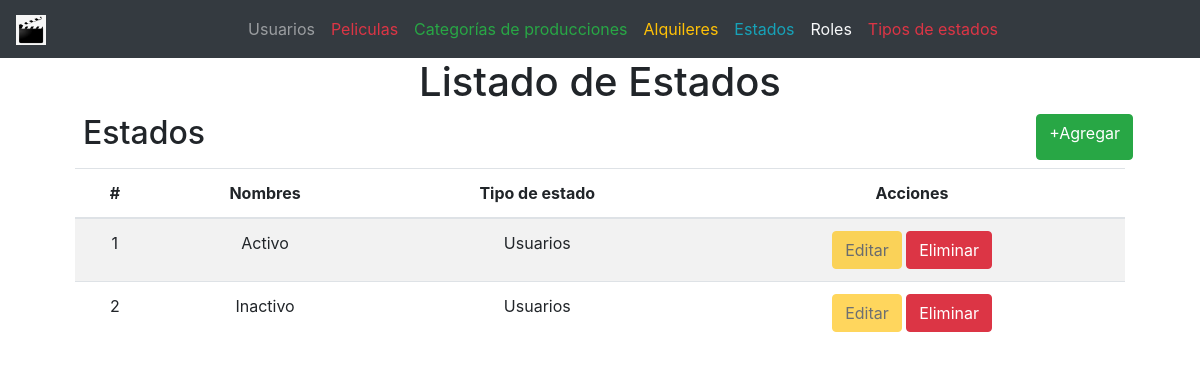
Page /?controller=status on the committed database.
### tables this page shows
CREATE TABLE `statuses` (
  `id` int(11) NOT NULL,
  `status` varchar(100) NOT NULL,
  `type_status_id` int(11) NOT NULL
);

CREATE TABLE `type_status` (
  `id` int(11) NOT NULL,
  `name` varchar(20) NOT NULL
);

### controllers/StatusController.php (called while the page is built, shortened)
<?php
require 'models/Status.php';
class StatusController
{
    private $model;
    public function __construct()
    {
        $this->model=new Status;
    }
    public function index()
    {
        require 'views/layout.php';
        $statuses=$this->model->getAll();
        require 'views/statutes/list.php';
    }
}
?>

### models/Status.php (called while the page is built, shortened)
<?php
class Status
{
    private $pdo;
    public function __construct()
    {
        try {
            $this->pdo = new Database;
        } catch (PDOException $e) {
            die($e->getMessage());
        }
    }
    public function getAll()
    {
        try {
            $strSql = 'SELECT s.*,t.name as type FROM statuses s
                      INNER JOIN type_status t on s.type_status_id = t.id';
            $query = $this->pdo->select($strSql);
            return $query;
        } catch (PDOException $e) {
            die($e->getMessage());
        }
    }
}

### providers/Database.php (called while the page is built, shortened)
<?php
class Database extends PDO
{
	public function select($strSql, $arrayData = array(), $fetchMode = PDO::FETCH_OBJ)
	{
		$query = $this->prepare($strSql);
		if (!$query->execute())
			echo "Error, la consulta no se realizó";
		else
			return $query->fetchAll($fetchMode);
	}
}

### views/statutes/list.php (the view)
<main class="container">
	<section class="col-md-12 text-center">
		<h1>Listado de Estados</h1>
		<div class="col-md-12 m-2 d-flex justify-content-between">
			<h2>Estados</h2>
			<a href="?controller=status&method=new" class="btn btn-success">+Agregar</a>
		</div>
		<section class="col-md-12 flex-nowrap table-responsive">
			<table class="table table-striped table-hover">
				<thead>
					<tr>
						<th>#</th>
                        <th>Nombres</th>
                        <th>Tipo de estado</th>
                        <th>Acciones</th>
					</tr>
				</thead>
				<tbody>
					<?php foreach($statuses as $status): ?>
						<tr>
							<td>
								<?php echo $status->id ?>
							</td>
							<td>
								<?php echo $status->status ?>
							</td>
							<td>
								<?php echo $status->type ?>
							</td>
							<td>
								<a href="?controller=status&method=edit&id=<?php echo $status->id ?>" class="btn btn-warning disabled" role="button">Editar</a>
								<a href="?controller=status&method=delete&id=<?php echo $status->id ?>" class="btn btn-danger">Eliminar</a>
							</td>
						</tr>
					<?php endforeach ?>
				</tbody>
			</table>
		</section>
	</section>
</main>

### rows in the picture
statuses: id "1", status "Activo", type_status.name "Usuarios"
statuses: id "2", status "Inactivo", type_status.name "Usuarios"
